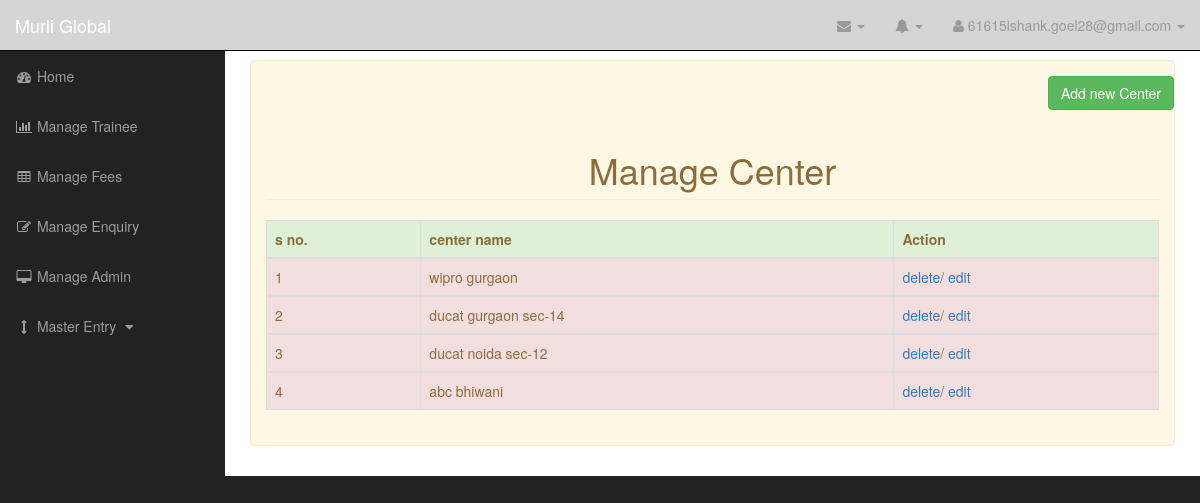
The page /main_project/display_center.php (signed in) on the database its author committed.
### tables this page shows
CREATE TABLE IF NOT EXISTS `tbl_center` (
  `id` int(11) NOT NULL AUTO_INCREMENT,
  `center_name` varchar(255) NOT NULL,
  PRIMARY KEY (`id`)
);

### main_project/display_center.php (the view, shortened to what this page needs)
<!DOCTYPE html>
<html lang="en">
<head>
    <link href="css/bootstrap.min.css" rel="stylesheet">
    <link href="css/sb-admin.css" rel="stylesheet">
    <link href="font-awesome/css/font-awesome.min.css" rel="stylesheet" type="text/css">
</head>
<body>
    <div id="wrapper">
        <nav class="navbar navbar-inverse navbar-fixed-top" role="navigation">
<?php
include 'header.php';
?>
<?php
include 'slidemenu.php';
?>
        </nav>
        <div id="page-wrapper">
            <div class="container-fluid">
<div class="alert alert-warning">
                <div class="row">
					<div style='float:right;'>
					<a href="add_center.php">
					<button type="button" class="btn btn-success">Add new Center</button>
					</a>
					</div>
                    <div class="col-lg-12">
                        <h1 class="page-header" align="center">
							Manage Center
                        </h1>
                    </div>
                </div>
				<form method="post">
								<div class="table-responsive">
                            <table class="table table-bordered table-hover table-striped">
                                <thead>
                                    <tr class="success">
										<th>s no.</th>
                                        <th> center name</th>
                                        <th>Action</th>
												<?php
													$query="select * from tbl_center";
													$row=mysql_query($query);
													$count=1;
													while($data=mysql_fetch_array($row))
													{
												?>
                                    </tr>
                                </thead>
                                <tbody>
                                    <tr class="danger">
										<td><?php echo $count ?></td>
                                        <td><?php echo $data["center_name"];?></td>
                                        <td><a href="delete_center.php?xyz=<?php echo $data['id'];?>">delete</a>/
											<a href="edit_center.php?edi=<?php echo $data['id'];?>"> edit</a></td>
                                    </tr>
                                </tbody>
												<?php
													$count++;
													}
												?>
                            </table>
                        </div>
				</form>
</div>
            </div>
        </div>
    </div>
</body>
</html>

### main_project/css/sb-admin.css (style rules this page uses)
body { margin-top: 100px; background-color: #222; }
@media (min-width:768px) { body { margin-top: 50px; } }
#wrapper { padding-left: 0; }
#page-wrapper { width: 100%; padding: 0; background-color: #fff; }
@media (min-width:768px) { #wrapper { padding-left: 225px; } }
@media (min-width:768px) { #page-wrapper { padding: 10px; } }

### rows shown on the page
tbl_center: center_name "wipro gurgaon"
tbl_center: center_name "ducat gurgaon sec-14"
tbl_center: center_name "ducat noida sec-12"
tbl_center: center_name "abc bhiwani"

### other values the page prints
$abc "61615ishank.goel28@gmail.com"
